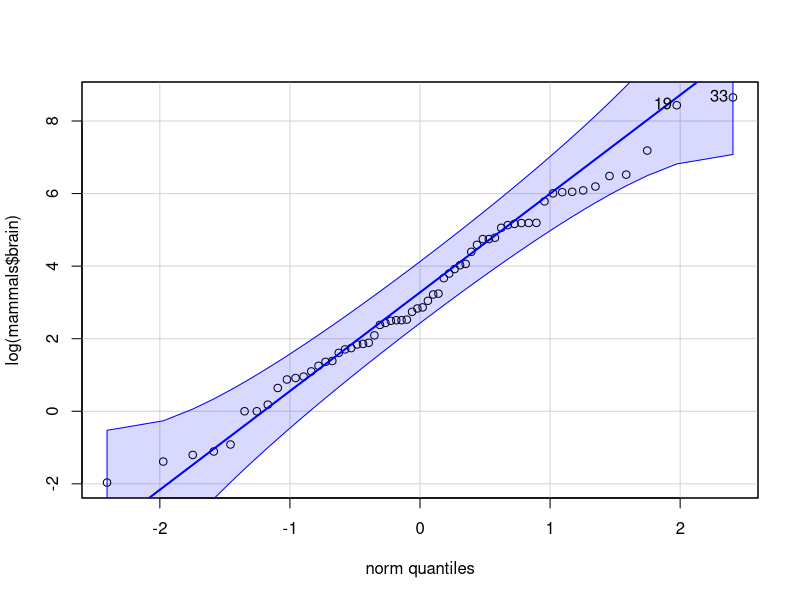
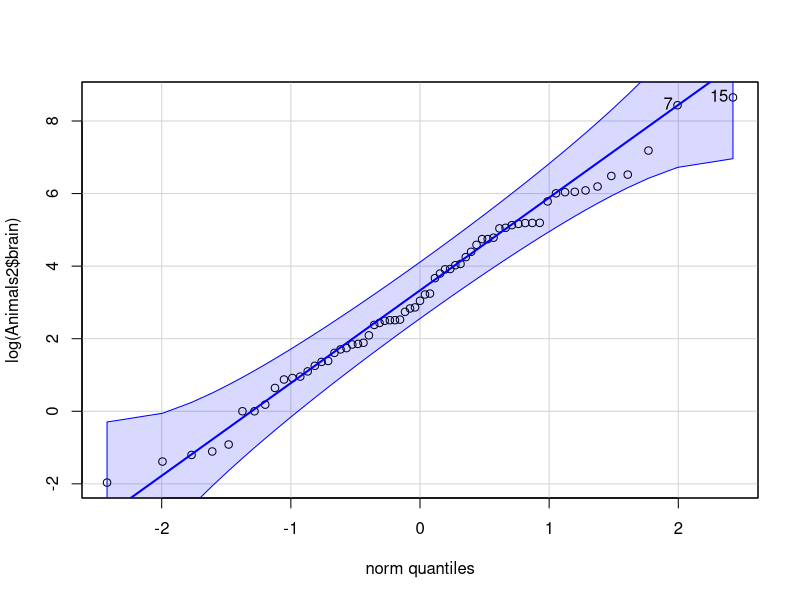
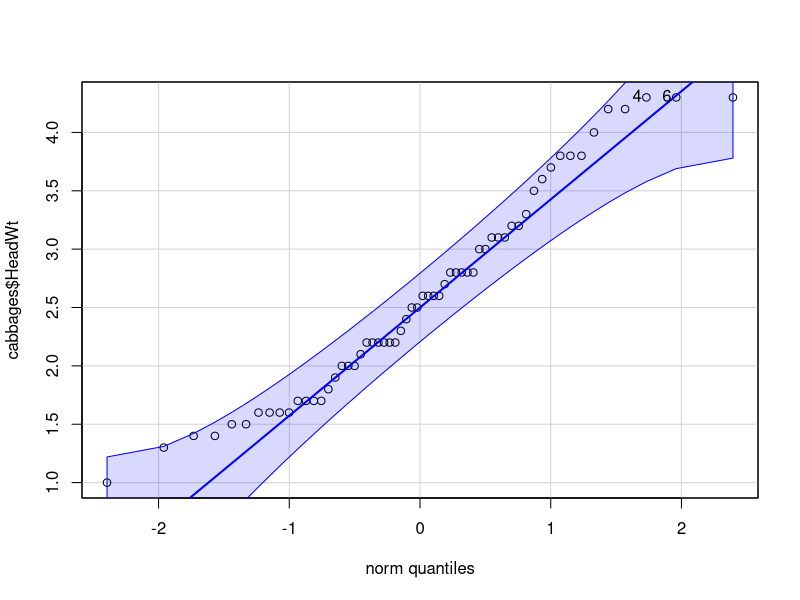
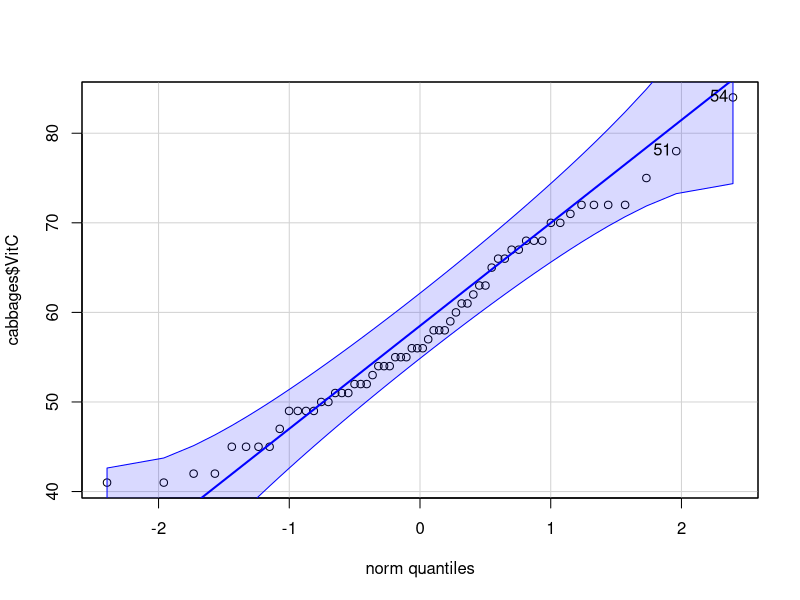
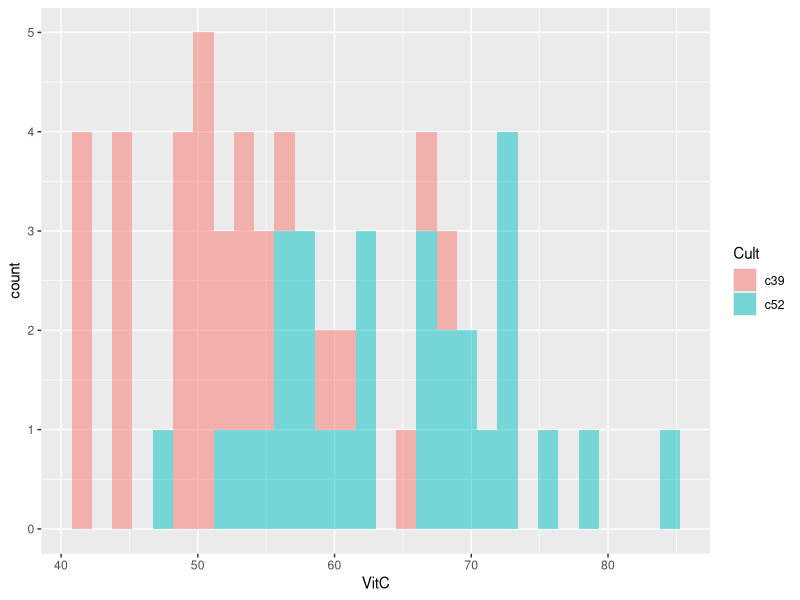

These charts were generated, in order, by the following R code:
## ---- chunk 1

# CONFIGURACIÓN GENERAL
library(knitr)
options(width = 100)
# Opciones generales chunks

## PARA GENERAR SOLO LOS ENUNCIADO include=FALSE
#opts_chunk$set(echo=F,message = F, error = F, warning = F, comment = NA, fig.align = 'center', dpi = 100, tidy = F, cache.path = '.cache/', fig.path = './figure/', include=FALSE)

## PARA Incluir la soluciones SOLO LOS ENUNCIADO include=TRUE
opts_chunk$set(echo=T,message = F, error = F, warning = F, comment = NA, fig.align = 'center', dpi = 100, tidy = F, cache.path = '.cache/', fig.path = './figure/', include=TRUE)


#options(xtable.type = 'html')
knit_hooks$set(inline = function(x) {
  
  if(is.numeric(x)) {
    round(x, getOption('digits'))
  } else {
    paste(as.character(x), collapse = ', ')
  }
})
#knit_hooks$set(plot = knitr:::hook_plot_html)
## ---- chunk 2
# Especificamos las librerías necesarias en esta lista

packages = c("MASS","knitr","tidyverse","robustbase","car")

#use this function to check if each package is on the local machine
#if a package is installed, it will be loaded
#if any are not, the missing package(s) will be installed and loaded
package.check <- lapply(packages, FUN = function(x) {
  if (!require(x, character.only = TRUE)) {
    install.packages(x, dependencies = TRUE)
    library(x, character.only = TRUE)
  }
})

#verify they are loaded
#search()

## ---- chunk 3
# Cargamos las dos librerias necesarias antes de todo:
library(MASS)
library(robustbase)

# Una vez tenemos las dos librerías pasamos a cada conjunto de datos.

# Primero miramos el conjunto de datos mammals del paquete MASS
# a) Miramos las características. 
df_mammals <- mammals
summarise(df_mammals)
# b) Usamos las funciones siguientes para una primera visión de los conjuntos de 
# datos.
dim(df_mammals)
head(df_mammals)
head(df_mammals, n=3)
tail(df_mammals)
str(df_mammals)
# c1) Mostramos los nombres de las filas.
rownames(df_mammals)
# c2) Mostramos los nombres de las columnas.
colnames(df_mammals)

# Segundo miramos el conjunto de datos Animals2 del paquete robustbase
# a) Miramos las características. 
df_animals <- Animals2
summarise(df_animals)
# b) Usamos las funciones siguientes para una primera visión de los conjuntos de 
# datos.
dim(df_animals)
head(df_animals)
head(df_animals, n=3)
tail(df_animals)
str(df_animals)
# c1) Mostramos los nombres de las filas.
rownames(df_animals)
# c2) Mostramos los nombres de las columnas.
colnames(df_animals)
## ---- chunk 4
commonAnimals <- intersect(df_mammals, df_animals)
rownames(commonAnimals)
## ---- chunk 5
# Tenemos los animales que no estan en mammals
diferentes_mammals <- setdiff(rownames(df_mammals), rownames(df_animals))
diferentes_mammals
# Tenemos los animales que no estan en animals
diferentes_animals <- setdiff(rownames(df_animals), rownames(df_mammals))
diferentes_animals
## ---- chunk 6

## ---- chunk 7
# Primero hacemos la función del qqPlot de los mammals
qqPlot(log(mammals$brain))
# Segundo hacemos la función del qqPlot de los animals
qqPlot(log(Animals2$brain))
## ---- chunk 8
# a) Asignamos el valor devuelto por la funcion library.
libReturn <- library()
libReturn
# b) Mostramos por pantalla los 5 primeros elementos de la matriz
head(libReturn$results, n=5)
# también podemos observar los 5 primeros elementos de la matriz con la siguiente
# función:
libReturn[[2]] [1:5]
# c) Determinamos el número de librerias que tenemos instaladas
length(libReturn)
## ---- chunk 9
## 1º cabbages del paquete MASS
# a) Determinamos las tres etapas para el conjunto de datos cabbages.
head(cabbages)
dim(cabbages)
tail(cabbages)
glimpse(cabbages)
str(cabbages)
# b) Determinamos el número de valores perdidos para cada una de las variables
# del conjunto cabbages.
any(is.na(cabbages))
colSums(sapply(cabbages, is.na))

## 2º Chile del paquete car
# a) Determinamos las tres etapas para el conjunto de datos Chile.
head(Chile)
dim(Chile)
tail(Chile)
glimpse(Chile)
str(Chile)
any(is.na(Chile))
colSums(sapply(Chile, is.na))
# b) Determinamos el número de valores perdidos para cada una de las variables
# del conjunto Chile.

# d) Utilizamos la función summary para que nos saque los estadísticos y el número
# de valores perdidos de cada variable.
summary(cabbages)
summary(Chile)
## ---- chunk 10
# Con estas dos funciones vamos a ver a traves de la aproximación visual, si nuestras
# variables HeadWt y VitC del conjunto cabbages verifican que siguen una distribución
# Gaussiana.
plot_hw <- qqPlot(cabbages$HeadWt)
plot_hw
plot_vc <- qqPlot(cabbages$VitC)
plot_vc
## ---- chunk 11
# Utilizamos un histograma para determinar los datos de nuestras variables cuantitativas.
repre <- ggplot(cabbages, aes(VitC,fill = Cult)) + geom_histogram(alpha=0.5)
repre
## ---- chunk 12

## ---- chunk 13
